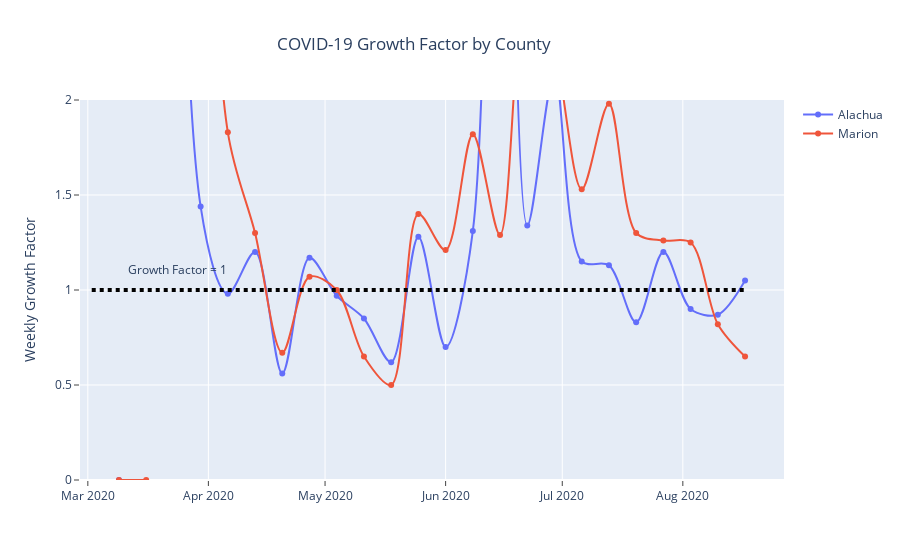

The notebook cell saved with this chart:
### Code cell
data.growth_factor()

### Figure 1 — Plotly figure (JSON) as saved in the notebook; plotly's stock layout.template omitted (floating-point values rounded to 4 significant figures)
{"data": [{"line": {"shape": "spline", "smoothing": 0.9}, "mode": "lines+markers", "name": "Alachua", "type": "scatter", "x": ["2020-03-09T00:00:00", "2020-03-16T00:00:00", "2020-03-23T00:00:00", "2020-03-30T00:00:00", "2020-04-06T00:00:00", "2020-04-13T00:00:00", "2020-04-20T00:00:00", "2020-04-27T00:00:00", "2020-05-04T00:00:00", "2020-05-11T00:00:00", "2020-05-18T00:00:00", "2020-05-25T00:00:00", "2020-06-01T00:00:00", "2020-06-08T00:00:00", "2020-06-15T00:00:00", "2020-06-22T00:00:00", "2020-06-29T00:00:00", "2020-07-06T00:00:00", "2020-07-13T00:00:00", "2020-07-20T00:00:00", "2020-07-27T00:00:00", "2020-08-03T00:00:00", "2020-08-10T00:00:00", "2020-08-17T00:00:00"], "y": [0, null, 32, 1.44, 0.98, 1.2, 0.56, 1.17, 0.97, 0.85, 0.62, 1.28, 0.7, 1.31, 7.19, 1.34, 2.14, 1.15, 1.13, 0.83, 1.2, 0.9, 0.87, 1.05]}, {"line": {"shape": "spline", "smoothing": 0.9}, "mode": "lines+markers", "name": "Marion", "type": "scatter", "x": ["2020-03-09T00:00:00", "2020-03-16T00:00:00", "2020-03-23T00:00:00", "2020-03-30T00:00:00", "2020-04-06T00:00:00", "2020-04-13T00:00:00", "2020-04-20T00:00:00", "2020-04-27T00:00:00", "2020-05-04T00:00:00", "2020-05-11T00:00:00", "2020-05-18T00:00:00", "2020-05-25T00:00:00", "2020-06-01T00:00:00", "2020-06-08T00:00:00", "2020-06-15T00:00:00", "2020-06-22T00:00:00", "2020-06-29T00:00:00", "2020-07-06T00:00:00", "2020-07-13T00:00:00", "2020-07-20T00:00:00", "2020-07-27T00:00:00", "2020-08-03T00:00:00", "2020-08-10T00:00:00", "2020-08-17T00:00:00"], "y": [0, 0, null, 4.5, 1.83, 1.3, 0.67, 1.07, 1, 0.65, 0.5, 1.4, 1.21, 1.82, 1.29, 2.65, 2.27, 1.53, 1.98, 1.3, 1.26, 1.25, 0.82, 0.65]}, {"mode": "text", "showlegend": false, "text": ["Growth Factor = 1"], "type": "scatter", "x": ["2020-03-24T00:00:00"], "y": [1.1]}], "layout": {"shapes": [{"line": {"color": "black", "dash": "dot", "width": 4}, "type": "line", "x0": "2020-03-02T00:00:00", "x1": "2020-08-17T00:00:00", "y0": 1, "y1": 1}], "title": {"text": "COVID-19 Growth Factor by County", "x": 0.46, "xanchor": "center"}, "xaxis": {"ticks": "outside", "title": {"text": ""}, "type": "date"}, "yaxis": {"range": [0, 2], "ticks": "outside", "title": {"text": "Weekly Growth Factor"}, "type": "linear"}}}
